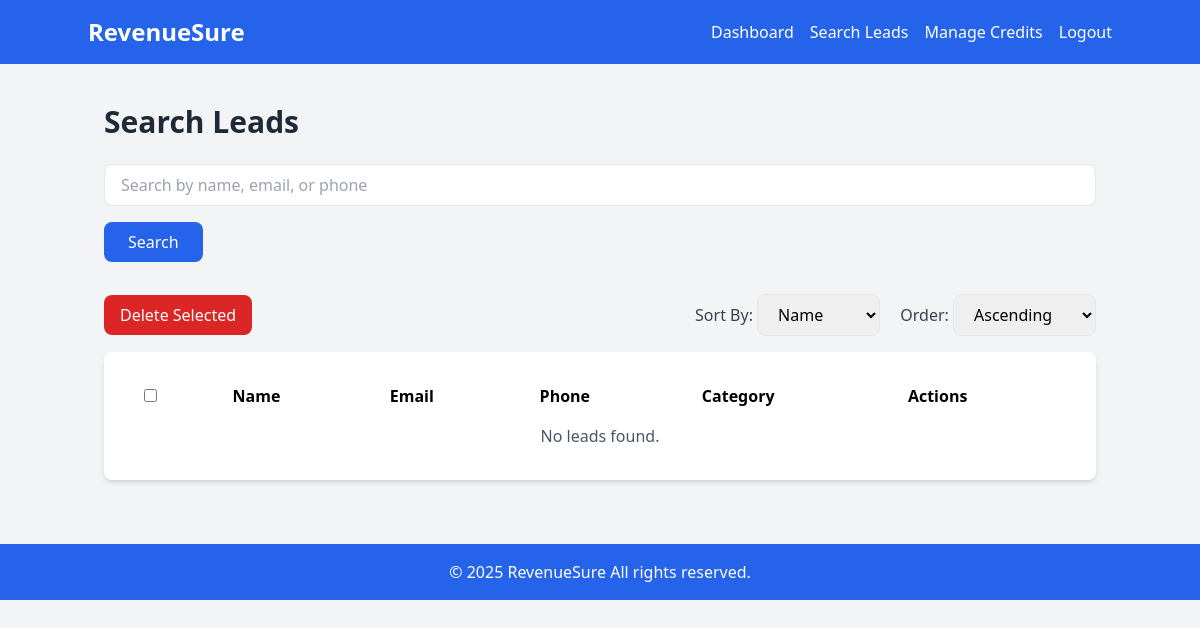
The page /search_leads.php (signed in) on the database as committed earlier.
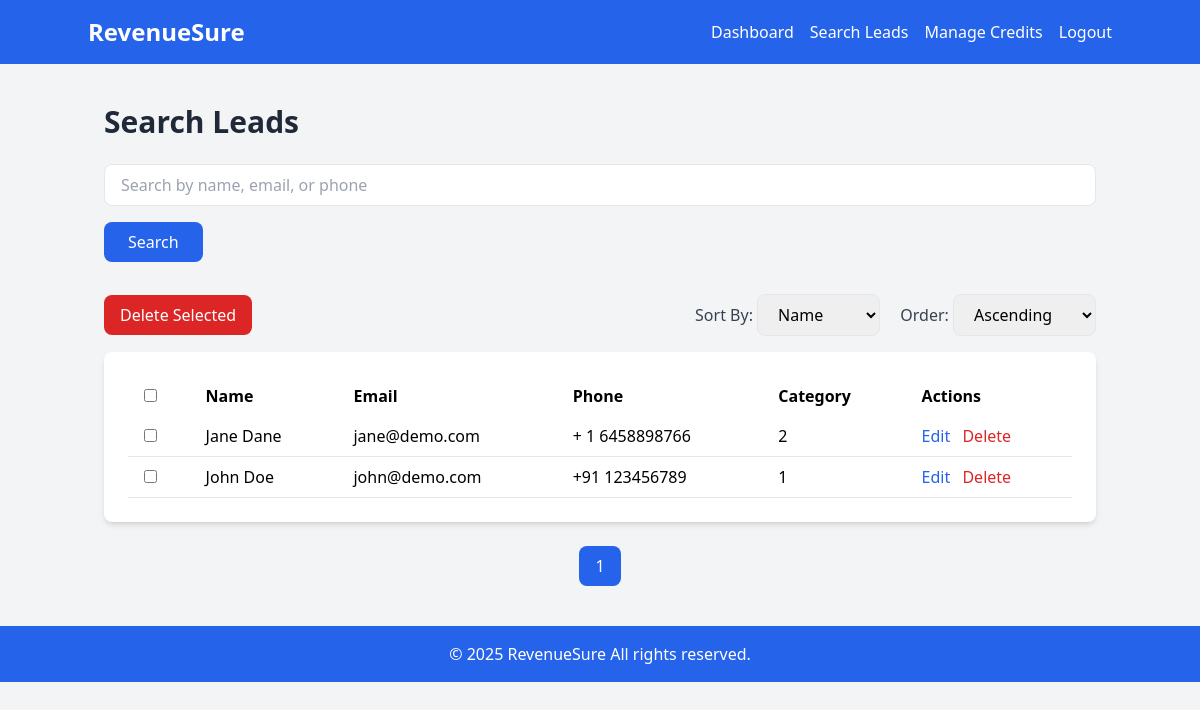
The same page on the database as committed later.
### tables this page shows
CREATE TABLE `leads` (
  `id` int(11) NOT NULL,
  `name` varchar(100) NOT NULL,
  `phone` varchar(20) DEFAULT NULL,
  `email` varchar(100) DEFAULT NULL,
  `category_id` int(11) DEFAULT NULL,
  `created_at` timestamp NOT NULL DEFAULT current_timestamp()
);

### search_leads.php (the view, shortened to what this page needs)
<?php
require 'db.php';
$search = isset($_GET['search']) ? trim($_GET['search']) : '';
$sort_by = isset($_GET['sort_by']) ? $_GET['sort_by'] : 'name';
$order = isset($_GET['order']) ? $_GET['order'] : 'ASC';
$per_page = 10;
$page = isset($_GET['page']) ? (int)$_GET['page'] : 1;
$offset = ($page - 1) * $per_page;
if (!empty($search)) {
    $stmt = $conn->prepare("SELECT COUNT(*) as total FROM leads WHERE name LIKE :search OR email LIKE :search OR phone LIKE :search");
    $stmt->bindValue(':search', "%$search%");
} else {
    $stmt = $conn->prepare("SELECT COUNT(*) as total FROM leads");
}
$stmt->execute();
$total_leads = $stmt->fetch(PDO::FETCH_ASSOC)['total'];
$total_pages = ceil($total_leads / $per_page);
if (!empty($search)) {
    $stmt = $conn->prepare("SELECT * FROM leads WHERE name LIKE :search OR email LIKE :search OR phone LIKE :search ORDER BY $sort_by $order LIMIT :limit OFFSET :offset");
    $stmt->bindValue(':search', "%$search%");
} else {
    $stmt = $conn->prepare("SELECT * FROM leads ORDER BY $sort_by $order LIMIT :limit OFFSET :offset");
}
$stmt->bindValue(':limit', $per_page, PDO::PARAM_INT);
$stmt->bindValue(':offset', $offset, PDO::PARAM_INT);
$stmt->execute();
$leads = $stmt->fetchAll(PDO::FETCH_ASSOC);
require 'header.php';
?>
<h1 class="text-3xl font-bold text-gray-800 mb-6">Search Leads</h1>
<form method="GET" action="" class="mb-8">
    <input type="text" name="search" placeholder="Search by name, email, or phone" value="<?php echo htmlspecialchars($search); ?>" class="w-full px-4 py-2 border rounded-lg focus:outline-none focus:ring-2 focus:ring-blue-600">
    <button type="submit" class="mt-4 bg-blue-600 text-white px-6 py-2 rounded-lg hover:bg-blue-700 transition duration-300">Search</button>
</form>
<form method="POST" action="mass_delete_leads.php">
    <div class="flex justify-between items-center mb-4">
        <div>
            <button type="submit" name="delete_selected" class="bg-red-600 text-white px-4 py-2 rounded-lg hover:bg-red-700 transition duration-300">Delete Selected</button>
        </div>
        <div>
            <label for="sort_by" class="text-gray-700">Sort By:</label>
            <select name="sort_by" id="sort_by" onchange="window.location.href = '?search=<?php echo urlencode($search); ?>&sort_by=' + this.value + '&order=<?php echo $order; ?>'" class="px-4 py-2 border rounded-lg">
                <option value="name" <?php echo $sort_by === 'name' ? 'selected' : ''; ?>>Name</option>
            </select>
            <label for="order" class="text-gray-700 ml-4">Order:</label>
            <select name="order" id="order" onchange="window.location.href = '?search=<?php echo urlencode($search); ?>&sort_by=<?php echo $sort_by; ?>&order=' + this.value" class="px-4 py-2 border rounded-lg">
                <option value="ASC" <?php echo $order === 'ASC' ? 'selected' : ''; ?>>Ascending</option>
            </select>
        </div>
    </div>
    <div class="bg-white p-6 rounded-lg shadow-md">
        <table class="w-full text-left">
            <thead>
                <tr>
                    <th class="px-4 py-2"><input type="checkbox" id="select_all"></th>
                    <th class="px-4 py-2">Name</th>
                    <th class="px-4 py-2">Email</th>
                    <th class="px-4 py-2">Phone</th>
                    <th class="px-4 py-2">Category</th>
                    <th class="px-4 py-2">Actions</th>
                </tr>
            </thead>
            <tbody>
                <?php if ($leads): ?>
                    <?php foreach ($leads as $lead): ?>
                        <tr class="border-b">
                            <td class="px-4 py-2"><input type="checkbox" name="selected_leads[]" value="<?php echo $lead['id']; ?>"></td>
                            <td class="px-4 py-2"><?php echo htmlspecialchars($lead['name']); ?></td>
                            <td class="px-4 py-2"><?php echo htmlspecialchars($lead['email']); ?></td>
                            <td class="px-4 py-2"><?php echo htmlspecialchars($lead['phone']); ?></td>
                            <td class="px-4 py-2"><?php echo htmlspecialchars($lead['category_id']); ?></td>
                            <td class="px-4 py-2">
                                <a href="edit_lead.php?id=<?php echo $lead['id']; ?>" class="text-blue-600 hover:underline">Edit</a>
                                <a href="delete_lead.php?id=<?php echo $lead['id']; ?>" class="text-red-600 hover:underline ml-2">Delete</a>
                            </td>
                        </tr>
                    <?php endforeach; ?>
                <?php else: ?>
                    <tr>
                        <td colspan="6" class="px-4 py-2 text-center text-gray-600">No leads found.</td>
                    </tr>
                <?php endif; ?>
            </tbody>
        </table>
    </div>
</form>
<div class="flex justify-center mt-6">
    <?php for ($i = 1; $i <= $total_pages; $i++): ?>
        <a href="?search=<?php echo urlencode($search); ?>&sort_by=<?php echo $sort_by; ?>&order=<?php echo $order; ?>&page=<?php echo $i; ?>" class="px-4 py-2 mx-1 bg-blue-600 text-white rounded-lg hover:bg-blue-700"><?php echo $i; ?></a>
    <?php endfor; ?>
</div>
<?php
require 'footer.php';
?>

### header.php (shortened to what this page needs)
<!DOCTYPE html>
<html lang="en">
<head>
    <script src="https://cdn.tailwindcss.com"></script>
</head>
<body class="bg-gray-100">
    <nav class="bg-blue-600 p-4 text-white">
        <div class="container mx-auto flex justify-between items-center">
            <a href="index.php" class="text-2xl font-bold">RevenueSure</a>
            <div class="flex space-x-4">
                <?php if (isset($_SESSION['user_id'])): ?>
                    <a href="dashboard.php" class="hover:underline">Dashboard</a>
                    <a href="search_leads.php" class="hover:underline">Search Leads</a>
                    <a href="manage_credits.php" class="hover:underline">Manage Credits</a>
                    <a href="logout.php" class="hover:underline">Logout</a>
                <?php else: ?>
                    <a href="login.php" class="hover:underline">Login</a>
                    <a href="register.php" class="hover:underline">Register</a>
                <?php endif; ?>
            </div>
        </div>
    </nav>
    <div class="container mx-auto mt-10 px-4">

### footer.php
</div>
<footer class="bg-blue-600 p-4 text-white mt-10">
    <div class="container mx-auto text-center">
        <p>&copy; 2025 RevenueSure All rights reserved.</p>
    </div>
</footer>
</body>
</html>

Rows that differ between the two databases and show on the page:
added leads: name "Jane Dane", email "jane@demo.com", phone "+ 1 6458898766", category "2"
added leads: name "John Doe", email "john@demo.com", phone "+91 123456789", category "1"
Other text that changed with them:
new list line: "1"
text no longer shown: "No leads found."
